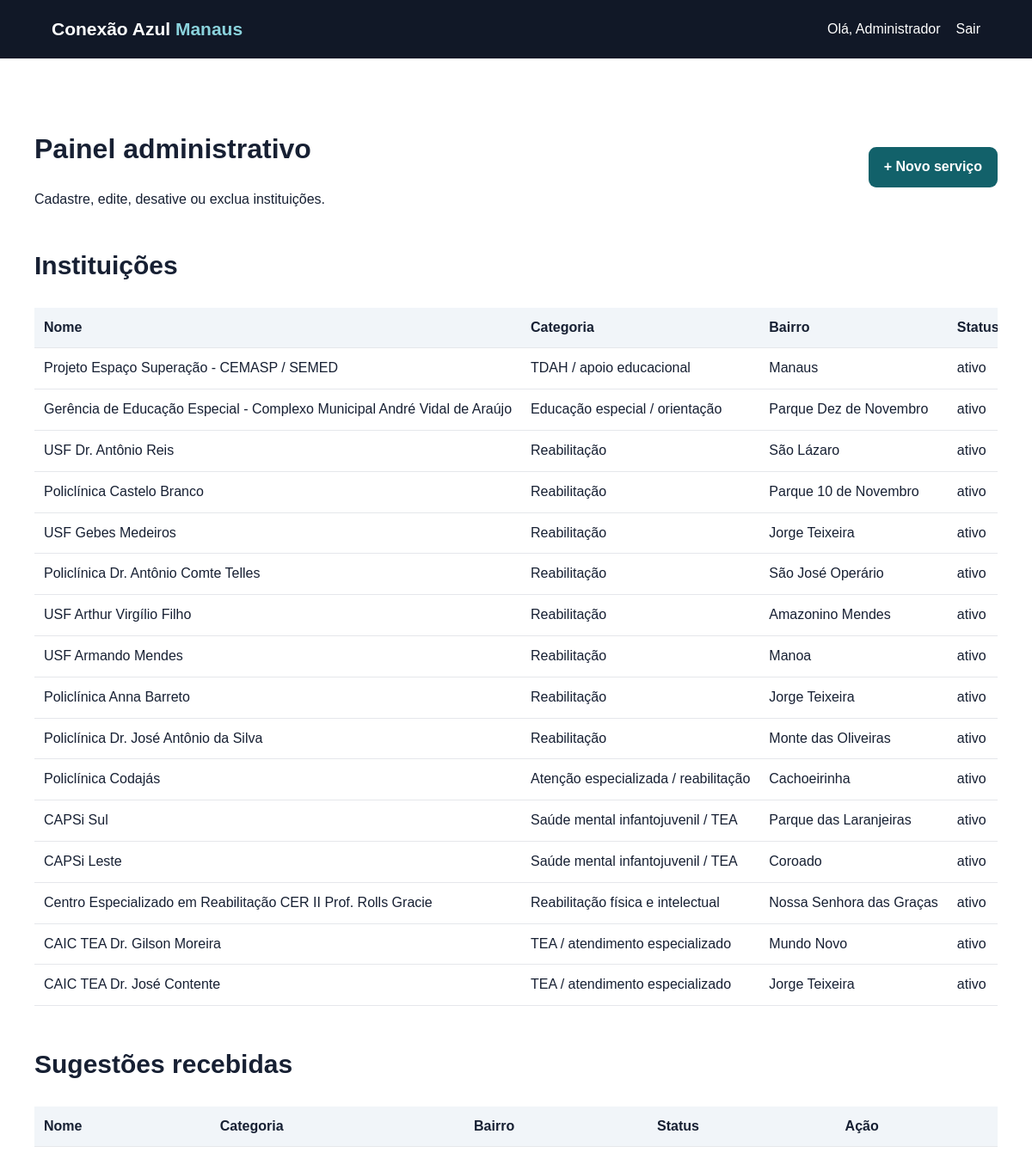
The page /admin/index.php (signed in) on the database its author committed.
### tables this page shows
CREATE TABLE IF NOT EXISTS servicos (
 id INT AUTO_INCREMENT PRIMARY KEY,
 nome VARCHAR(180) NOT NULL,
 categoria VARCHAR(120) NOT NULL,
 bairro VARCHAR(120),
 endereco VARCHAR(255),
 telefone VARCHAR(60),
 descricao TEXT,
 latitude DECIMAL(10,7),
 longitude DECIMAL(10,7),
 status ENUM('ativo','inativo') NOT NULL DEFAULT 'ativo',
 criado_em TIMESTAMP DEFAULT CURRENT_TIMESTAMP,
 atualizado_em TIMESTAMP DEFAULT CURRENT_TIMESTAMP ON UPDATE CURRENT_TIMESTAMP
);

### admin/index.php (the view, shortened to what this page needs)
<?php
require_once __DIR__ . '/../config/auth.php'; require_admin();
$serv=$pdo->query("SELECT * FROM servicos ORDER BY id DESC")->fetchAll();
?><!doctype html><html lang="pt-BR"><head><meta charset="utf-8"><meta name="viewport" content="width=device-width,initial-scale=1"><title>Painel — Conexão Azul Manaus</title><link rel="stylesheet" href="../assets/style.css"></head>
<body><header class="top"><div class="wrap nav"><a class="brand" href="../index.php">Conexão Azul <span>Manaus</span></a><nav><span>Olá, <?=htmlspecialchars($_SESSION['admin_nome'])?></span><a href="logout.php">Sair</a></nav></div></header>
<main class="section wrap"><?php if($msg):?><p class="success"><?=htmlspecialchars($msg)?></p><?php endif;?><div class="admin-head"><div><h1>Painel administrativo</h1><p>Cadastre, edite, desative ou exclua instituições.</p></div><a class="btn" href="servico_form.php">+ Novo serviço</a></div>
<h2>Instituições</h2><div class="table-wrap"><table><tr><th>Nome</th><th>Categoria</th><th>Bairro</th><th>Status</th></tr><?php foreach($serv as $s):?><tr><td><?=htmlspecialchars($s['nome'])?></td><td><?=htmlspecialchars($s['categoria'])?></td><td><?=htmlspecialchars($s['bairro'])?></td><td><?=htmlspecialchars($s['status'])?></td></tr><?php endforeach;?></table></div>
<h2>Sugestões recebidas</h2><div class="table-wrap"><table><tr><th>Nome</th><th>Categoria</th><th>Bairro</th><th>Status</th><th>Ação</th></tr></table></div></main></body></html>

### assets/style.css (style rules this page uses)
* { box-sizing:border-box }
body { margin:0;font-family:Arial,sans-serif;color:#172033;background:#fff;line-height:1.55 }
.wrap { max-width:1120px;margin:auto;padding:0 20px }
.top { background:#111827;color:#fff }
.nav { min-height:68px;display:flex;align-items:center;justify-content:space-between;gap:20px }
.nav nav { display:flex;gap:18px;align-items:center;flex-wrap:wrap }
.nav a { color:#fff;text-decoration:none }
.brand { font-size:21px;font-weight:800 }
.brand span { color:#8bd3dd }
.btn { display:inline-block;border:0;background:#12616a;color:#fff;padding:11px 18px;border-radius:9px;text-decoration:none;font-weight:700;cursor:pointer }
.section { padding:60px 0 }
.section h2 { margin-top:0;font-size:30px }
.admin-head { display:flex;justify-content:space-between;align-items:center;gap:20px;margin-bottom:25px }
.table-wrap { overflow:auto;margin-bottom:45px }
table { width:100%;border-collapse:collapse;background:#fff }
th,td { border-bottom:1px solid #e5e7eb;padding:11px;text-align:left;white-space:nowrap }
th { background:#f1f5f9 }

### rows shown on the page
servicos: nome "Projeto Espaço Superação - CEMASP / SEMED", categoria "TDAH / apoio educacional", bairro "Manaus", status "ativo"
servicos: nome "Gerência de Educação Especial - Complexo Municipal André Vidal de Araújo", categoria "Educação especial / orientação", bairro "Parque Dez de Novembro", status "ativo"
servicos: nome "USF Dr. Antônio Reis", categoria "Reabilitação", bairro "São Lázaro", status "ativo"
servicos: nome "Policlínica Castelo Branco", categoria "Reabilitação", bairro "Parque 10 de Novembro", status "ativo"
servicos: nome "USF Gebes Medeiros", categoria "Reabilitação", bairro "Jorge Teixeira", status "ativo"
servicos: nome "Policlínica Dr. Antônio Comte Telles", categoria "Reabilitação", bairro "São José Operário", status "ativo"
servicos: nome "USF Arthur Virgílio Filho", categoria "Reabilitação", bairro "Amazonino Mendes", status "ativo"
servicos: nome "USF Armando Mendes", categoria "Reabilitação", bairro "Manoa", status "ativo"
servicos: nome "Policlínica Anna Barreto", categoria "Reabilitação", bairro "Jorge Teixeira", status "ativo"
servicos: nome "Policlínica Dr. José Antônio da Silva", categoria "Reabilitação", bairro "Monte das Oliveiras", status "ativo"
servicos: nome "Policlínica Codajás", categoria "Atenção especializada / reabilitação", bairro "Cachoeirinha", status "ativo"
servicos: nome "CAPSi Sul", categoria "Saúde mental infantojuvenil / TEA", bairro "Parque das Laranjeiras", status "ativo"
servicos: nome "CAPSi Leste", categoria "Saúde mental infantojuvenil / TEA", bairro "Coroado", status "ativo"
servicos: nome "Centro Especializado em Reabilitação CER II Prof. Rolls Gracie", categoria "Reabilitação física e intelectual", bairro "Nossa Senhora das Graças", status "ativo"
servicos: nome "CAIC TEA Dr. Gilson Moreira", categoria "TEA / atendimento especializado", bairro "Mundo Novo", status "ativo"
servicos: nome "CAIC TEA Dr. José Contente", categoria "TEA / atendimento especializado", bairro "Jorge Teixeira", status "ativo"

### other values the page prints
$_SESSION['admin_nome'] "Administrador"
